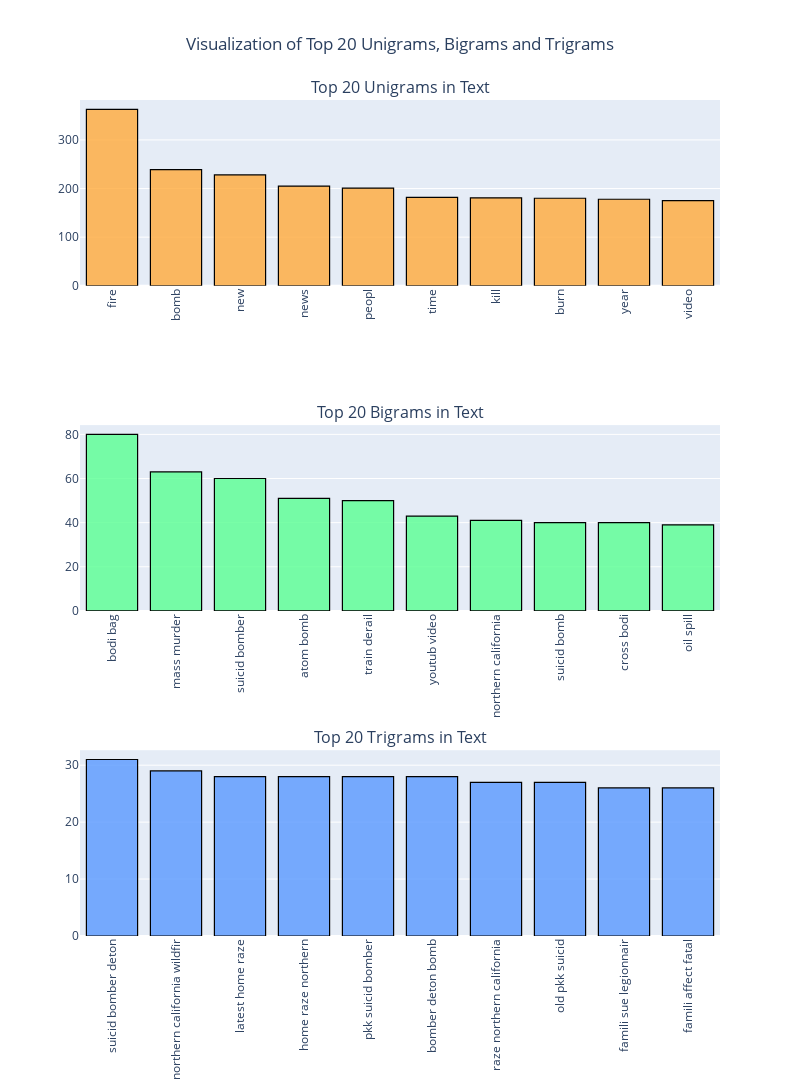

Notebook code cell kept with this figure:
### Markdown cell above
## 4.6 Visualising top 10 N-grams for N = 1, 2, 3

### Code cell
fig = make_subplots(rows=3, cols=1,subplot_titles=("Top 20 Unigrams in Text",
                    "Top 20 Bigrams in Text","Top 20 Trigrams in Text"))
  
fig.add_trace(
    
    go.Bar(x=common_uni_df["word"],y=common_uni_df["freq"],
           marker=dict(color= 'rgba(255, 170, 59,0.8)'),
           marker_line=dict(color='black'),marker_line_width=1.2),
           row=1, col=1

).add_trace(
    
    go.Bar(x=common_bi_df["word"],y=common_bi_df["freq"],
           marker=dict(color= 'rgba(89, 255, 147,0.8)'),
           marker_line=dict(color='black'),marker_line_width=1.2),
           row=2, col=1

).add_trace(
    
    go.Bar(x=common_tri_df["word"],y=common_tri_df["freq"],
           marker=dict(color= 'rgba(89, 153, 255,0.8)'),
           marker_line=dict(color='black'),marker_line_width=1.2),
           row=3, col=1
    
).update_layout(title_text="Visualization of Top 20 Unigrams, Bigrams and Trigrams",
                title_x=0.5,showlegend=False,
                width=800,height=1600,).update_xaxes(tickangle=-90).show()

# py.plot(fig,filename='Visualization of Top 20 Unigrams, Bigrams and Trigrams',auto_open=False,show_link=False)

### Figure 1 — Plotly figure (JSON) as saved in the notebook; plotly's stock layout.template omitted (floating-point values rounded to 4 significant figures)
{"data": [{"marker": {"color": "rgba(255, 170, 59,0.8)", "line": {"color": "black", "width": 1.2}}, "type": "bar", "x": ["fire", "bomb", "new", "news", "peopl", "time", "kill", "burn", "year", "video"], "xaxis": "x", "y": [363, 239, 228, 205, 201, 182, 181, 180, 178, 175], "yaxis": "y"}, {"marker": {"color": "rgba(89, 255, 147,0.8)", "line": {"color": "black", "width": 1.2}}, "type": "bar", "x": ["bodi bag", "mass murder", "suicid bomber", "atom bomb", "train derail", "youtub video", "northern california", "suicid bomb", "cross bodi", "oil spill"], "xaxis": "x2", "y": [80, 63, 60, 51, 50, 43, 41, 40, 40, 39], "yaxis": "y2"}, {"marker": {"color": "rgba(89, 153, 255,0.8)", "line": {"color": "black", "width": 1.2}}, "type": "bar", "x": ["suicid bomber deton", "northern california wildfir", "latest home raze", "home raze northern", "pkk suicid bomber", "bomber deton bomb", "raze northern california", "old pkk suicid", "famili sue legionnair", "famili affect fatal"], "xaxis": "x3", "y": [31, 29, 28, 28, 28, 28, 27, 27, 26, 26], "yaxis": "y3"}], "layout": {"annotations": [{"font": {"size": 16}, "showarrow": false, "text": "Top 20 Unigrams in Text", "x": 0.5, "xanchor": "center", "xref": "paper", "y": 1, "yanchor": "bottom", "yref": "paper"}, {"font": {"size": 16}, "showarrow": false, "text": "Top 20 Bigrams in Text", "x": 0.5, "xanchor": "center", "xref": "paper", "y": 0.6111, "yanchor": "bottom", "yref": "paper"}, {"font": {"size": 16}, "showarrow": false, "text": "Top 20 Trigrams in Text", "x": 0.5, "xanchor": "center", "xref": "paper", "y": 0.2222, "yanchor": "bottom", "yref": "paper"}], "height": 1600, "showlegend": false, "title": {"text": "Visualization of Top 20 Unigrams, Bigrams and Trigrams", "x": 0.5}, "width": 800, "xaxis": {"anchor": "y", "domain": [0, 1], "tickangle": -90}, "xaxis2": {"anchor": "y2", "domain": [0, 1], "tickangle": -90}, "xaxis3": {"anchor": "y3", "domain": [0, 1], "tickangle": -90}, "yaxis": {"anchor": "x", "domain": [0.7778, 1]}, "yaxis2": {"anchor": "x2", "domain": [0.3889, 0.6111]}, "yaxis3": {"anchor": "x3", "domain": [0, 0.2222]}}}
